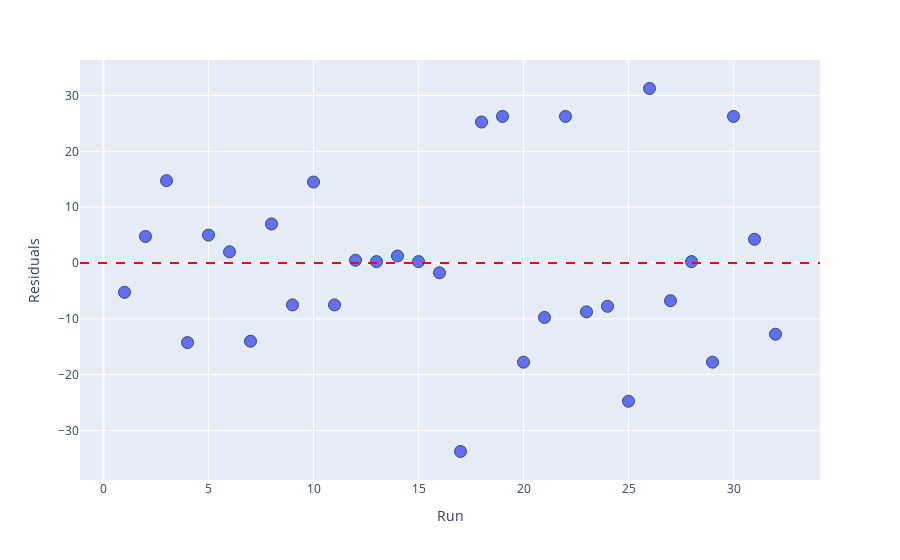

Notebook cell for this chart:
### Code cell
fig = px.scatter(x=range(1, 33), y=model.resid)
fig.add_hline(
    y=0,
    line_dash="dash",
    line_color="red",
)
fig.update_traces(
    marker=dict(size=12, line=dict(width=1, color="DarkSlateGrey")),
)
fig.update_layout(
    xaxis_title="Run",
    yaxis_title="Residuals",
)
fig.show()
fig.write_image(f"./figures/run_residuals_time.svg")

### Figure 1 — Plotly figure (JSON) as saved in the notebook; plotly's stock layout.template omitted (floating-point values rounded to 4 significant figures)
{"data": [{"hovertemplate": "x=%{x}<br>y=%{y}<extra></extra>", "legendgroup": "", "marker": {"color": "#636efa", "line": {"color": "DarkSlateGrey", "width": 1}, "size": 12, "symbol": "circle"}, "mode": "markers", "name": "", "orientation": "v", "showlegend": false, "type": "scatter", "x": [1, 2, 3, 4, 5, 6, 7, 8, 9, 10, 11, 12, 13, 14, 15, 16, 17, 18, 19, 20, 21, 22, 23, 24, 25, 26, 27, 28, 29, 30, 31, 32], "xaxis": "x", "y": [-5.25, 4.75, 14.75, -14.25, 5, 2, -14, 7, -7.5, 14.5, -7.5, 0.5, 0.25, 1.25, 0.25, -1.75, -33.75, 25.25, 26.25, -17.75, -9.75, 26.25, -8.75, -7.75, -24.75, 31.25, -6.75, 0.25, -17.75, 26.25, 4.25, -12.75], "yaxis": "y"}], "layout": {"legend": {"tracegroupgap": 0}, "margin": {"t": 60}, "shapes": [{"line": {"color": "red", "dash": "dash"}, "type": "line", "x0": 0, "x1": 1, "xref": "x domain", "y0": 0, "y1": 0, "yref": "y"}], "xaxis": {"anchor": "y", "domain": [0, 1], "title": {"text": "Run"}}, "yaxis": {"anchor": "x", "domain": [0, 1], "title": {"text": "Residuals"}}}}
